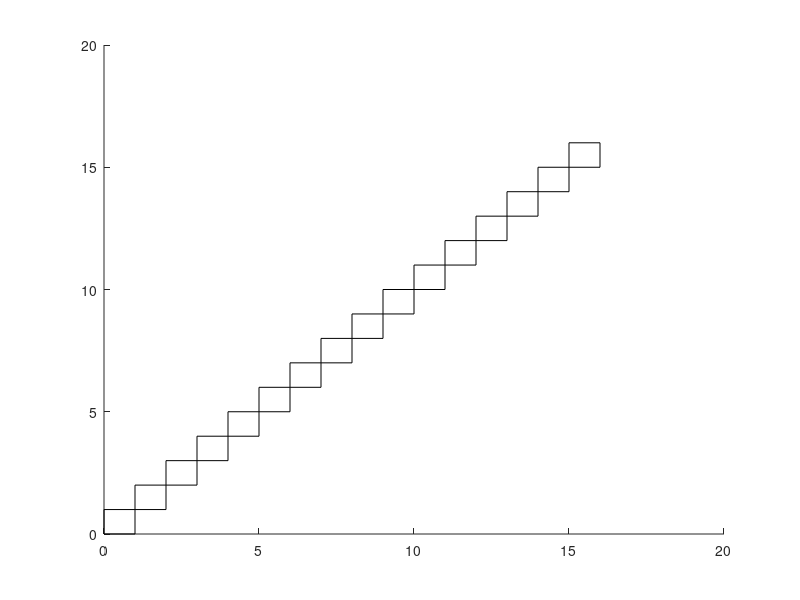

MATLAB code to generate this figure:
% Alex Peng, Last Edited: 6/13/22
% NOTE: THe first indexed node is the ground and the source. matlab why
% must you index starting at one. Also second indexed node is the sink.

% TO DO:

%tCirc is an NxNx2 matrix, such that the first layer is the adjacency
%matrix with current weights, and the second layer is the "rotation system
%matrix" with element i,j corresponding to the order of j in i's
%neighbors.note that i,j not necc equal j,i
function driver()
%pCirc = [0 2/3 1.5 0; 2/3 0 1 1.5; 1.5 1 0 2/3; 0 1.5 2/3 0]
%cCirc = [0 2 3 0; 0 0 1 2; 0 0 0 3; 0 0 0 0]

rCirc = [0 1 2 0; 1 0 2 3; 1 2 0 3; 0 1 2 0]
pCirc = [0 1 1 0; 1 0 1 1; 1 1 0 1; 0 1 1 0]
cCirc = [0 1 1 0; 0 0 0 1; 0 0 0 1; 0 0 0 0]





circuitTiler(pCirc, cCirc, rCirc)
end

function circuitTiler(pCirc, cCirc, rCirc)
% Function takes the graph rotation  circuit matrix as input (assumes the 
% 1st and 2nd column/row represent the source and sink respectively) and 
% plots the matrix.
% Inputs: rCirc, the rotation adjacency matrix thing (ordering of nodes)
% cCirc, the current edge adjacency matrix thing
% Outputs: squareTiling, the square tiling (data type??? TO DO)

% Initialization
n = size(cCirc, 1);

% going through every node and putting it in? problem is it can't recursion

% I think BFS might be the best option? how the fuck do you make the thing
% TODO: Actual queue class
visited = false([n 1]);
queue = [];

queue(end+1) = 1;
visited(1) = true;

coord = [0 0];

while ~isempty(queue)    
    % dequeue
    row = queue(1);
    queue = queue(2:end);
    mord = n + 1;

    for i=1:n
        ordList = zeros(n);
        ord = rCirc(row, i);
        % Figure out what edges exist
        if ord ~= 0
            if visited(i) == false
                queue(end+1)= i;
                visited(i) = true;
                ordList(ord) = i;
            end
        end
        for col=1:n
            if col~=0
                w = cCirc(row, col);
                h = w*pCirc(row, col);
                %TO DO above line is inefficient
                rectangle('Position', [coord w h]);
                print = [coord w h];
                coord(1) = coord(1) + w;
                coord(2) = coord(2) + h;
            else
               break
            end
        end
    end
end
end

function showCircuit(pCirc)
% Takes the circuit's adjacency matrix, converts it to a digraph object and
% plots it. NOTE: The first element in matrix is the ground and the source.
% Inputs: adjacency matrix "p_circuit"
% Outputs: n/a
G = digraph(pCirc);
plot(G, 'EdgeLabel', G.Edges.Weight)
end

function cCirc = findCurrent(pCirc, voltpot)
% Uses MNA algorithm to find the currents through each edge. 
% Inputs: pCirc, n x n adjacency holding all the resistances
% voltpot, nx1 voltage difference between nodes and source.
% Output: cCirc, n x n adjacency holding all the currents 

% Adjusts voltpot to include source, initializes cCirc and visited
voltpot = circshift(voltpot, 1);
voltpot(1,1) = 0;
n = size(pCirc, 1);
cCirc = zeros(n);
visited = [];
% Does DFS but checks if edges been visited and if not calculates current.
mDFS(pCirc, voltpot, cCirc, 0, visited);
end

function mDFS(pCirc, voltpot, cCirc, start, visited)
% Runs DFS but checks if not visited; if not visited then adds current
% through edge to cCirc
visited(end+1) = start;
for i = 1:size(pCirc, 1)
    if pCirc(start, i)~=0
        if ~ismember(i, visited)
            cCirc(start, i) = (voltpot(i) - voltpot(start)) / pCirc(i, start);
            mDFS(pCirc, voltpot, cCirc, i, visited)
        end
    end
end
end

function voltpot = mna(pCirc)
% Implements MNA algorithm for a DC planar circuit and one voltage source
% Inputs: pCircuit, an adjacency matrix such that the weight of each point
% is the resistance of an edge
% Outputs: "x" is the output matrix and holds unknown voltages plus current
% through the one voltage source (n-1+1 x 1), 

% Initialize the matrices. 
V = 100;
n = size(pCirc,1);
% "A" holds conductace into various nodes
A = zeros([n n]);
% "z" holds n zeros -- representing current sources -- and  one value at 
% end to represent voltage force (n-1+1 x 1). ***CHANGE for eff
z = zeros([n 1]);
z(n, :) = V;

% Iterate through every element in pCircuit and put them into "A" (G)
for i = 1:n
    for j=1:n
        conductance = 1/pCirc(i, j);
        % Checks if it's element to itself, then skips iteration
        if i == j
            continue
        % Checks edges connected to ground node and adds appropriately
        elseif i==1 || j==1
            m = max([i j])-1;
            A(m, m) = A(m, m) + conductance;
        % Adds normal things
        else
            A(i-1, j-1) = - conductance;
            A(j-1, i-1) = - conductance;
            A(i-1, i-1) = A(i-1, i-1) + conductance;
        end
     end
end

% Adds in the voltage sink values
A(n, 1) = 1;
A(1, n) = 1;

% Output I guess
voltpot = A\z;
end

